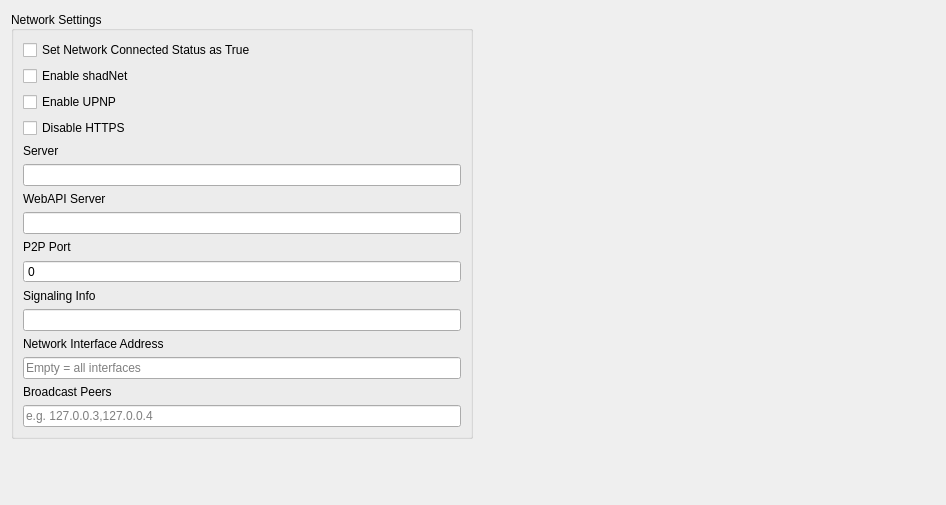
      <widget class="QWidget" name="networkTabContents">
       <property name="geometry">
        <rect>
         <x>0</x>
         <y>0</y>
         <width>946</width>
         <height>505</height>
        </rect>
       </property>
       <layout class="QVBoxLayout" name="NetworkTabVLayout" stretch="0,0">
        <item>
         <layout class="QHBoxLayout" name="networkHLayout">
          <item>
           <widget class="QGroupBox" name="networkGroupBox">
            <property name="sizePolicy">
             <sizepolicy hsizetype="Preferred" vsizetype="Minimum">
              <horstretch>0</horstretch>
              <verstretch>0</verstretch>
             </sizepolicy>
            </property>
            <property name="title">
             <string>Network Settings</string>
            </property>
            <property name="alignment">
             <set>Qt::AlignmentFlag::AlignLeading|Qt::AlignmentFlag::AlignLeft|Qt::AlignmentFlag::AlignVCenter</set>
            </property>
            <layout class="QVBoxLayout" name="verticalLayout_21">
             <item>
              <widget class="QCheckBox" name="networkConnectedCheckBox">
               <property name="text">
                <string>Set Network Connected Status as True</string>
               </property>
              </widget>
             </item>
             <item>
              <widget class="QCheckBox" name="shadnetCheckBox">
               <property name="text">
                <string>Enable shadNet</string>
               </property>
              </widget>
             </item>
             <item>
              <widget class="QCheckBox" name="upnpCheckBox">
               <property name="text">
                <string>Enable UPNP</string>
               </property>
              </widget>
             </item>
             <item>
              <widget class="QCheckBox" name="disableHttpsCheckBox">
               <property name="text">
                <string>Disable HTTPS</string>
               </property>
              </widget>
             </item>
             <item>
              <widget class="QLabel" name="serverLabel">
               <property name="sizePolicy">
                <sizepolicy hsizetype="Preferred" vsizetype="Minimum">
                 <horstretch>0</horstretch>
                 <verstretch>0</verstretch>
                </sizepolicy>
               </property>
               <property name="minimumSize">
                <size>
                 <width>0</width>
                 <height>0</height>
                </size>
               </property>
               <property name="text">
                <string>Server</string>
               </property>
               <property name="alignment">
                <set>Qt::AlignmentFlag::AlignLeading|Qt::AlignmentFlag::AlignLeft|Qt::AlignmentFlag::AlignVCenter</set>
               </property>
              </widget>
             </item>
             <item>
              <widget class="QLineEdit" name="serverLineEdit">
               <property name="sizePolicy">
                <sizepolicy hsizetype="Expanding" vsizetype="Fixed">
                 <horstretch>0</horstretch>
                 <verstretch>0</verstretch>
                </sizepolicy>
               </property>
               <property name="text">
                <string/>
               </property>
               <property name="alignment">
                <set>Qt::AlignmentFlag::AlignLeading|Qt::AlignmentFlag::AlignLeft|Qt::AlignmentFlag::AlignVCenter</set>
               </property>
              </widget>
             </item>
             <item>
              <widget class="QLabel" name="servWebApiLabel">
               <property name="text">
                <string>WebAPI Server</string>
               </property>
              </widget>
             </item>
             <item>
              <widget class="QLineEdit" name="servWebApiLineEdit"/>
             </item>
             <item>
              <widget class="QLabel" name="p2pPortLabel">
               <property name="text">
                <string>P2P Port</string>
               </property>
              </widget>
             </item>
             <item>
              <widget class="QSpinBox" name="p2pPortSpinBox">
               <property name="buttonSymbols">
                <enum>QAbstractSpinBox::ButtonSymbols::NoButtons</enum>
               </property>
               <property name="specialValueText">
                <string/>
               </property>
               <property name="maximum">
                <number>65535</number>
               </property>
              </widget>
             </item>
             <item>
              <widget class="QLabel" name="signalingInfoLabel">
               <property name="text">
                <string>Signaling Info</string>
               </property>
              </widget>
             </item>
             <item>
              <widget class="QLineEdit" name="signalingInfoLineEdit"/>
             </item>
             <item>
              <widget class="QLabel" name="networkInterfaceLabel">
               <property name="text">
                <string>Network Interface Address</string>
               </property>
              </widget>
             </item>
             <item>
              <widget class="QLineEdit" name="networkInterfaceLineEdit">
               <property name="placeholderText">
                <string>Empty = all interfaces</string>
               </property>
              </widget>
             </item>
             <item>
              <widget class="QLabel" name="broadcastPeersLabel">
               <property name="text">
                <string>Broadcast Peers</string>
               </property>
              </widget>
             </item>
             <item>
              <widget class="QLineEdit" name="broadcastPeersLineEdit">
               <property name="placeholderText">
                <string>e.g. 127.0.0.3,127.0.0.4</string>
               </property>
              </widget>
             </item>
            </layout>
           </widget>
          </item>
          <item>
           <spacer name="horizontalSpacer_2">
            <property name="orientation">
             <enum>Qt::Orientation::Horizontal</enum>
            </property>
            <property name="sizeHint" stdset="0">
             <size>
              <width>40</width>
              <height>20</height>
             </size>
            </property>
           </spacer>
          </item>
         </layout>
        </item>
        <item>
         <spacer name="verticalSpacer_4">
          <property name="orientation">
           <enum>Qt::Orientation::Vertical</enum>
          </property>
          <property name="sizeHint" stdset="0">
           <size>
            <width>20</width>
            <height>40</height>
           </size>
          </property>
         </spacer>
        </item>
       </layout>
      </widget>
